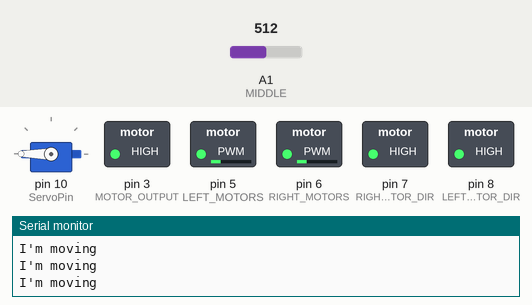
The sketch below on a simulated Arduino Uno, built with avr-gcc and run on an emulated ATmega328P. On the bench: servo, switched loads named in the sketch (green lamp = pin HIGH), the last lines printed to the serial monitor. The inputs (shaded band) are chosen by the test bench; at power-on: A1 (MIDDLE) = 512.

Above: at 1.2 s.
1.3 s: A1 (MIDDLE) set to 419
4.3 s: A1 (MIDDLE) set to 384
6.2 s: A1 (MIDDLE) set to 410
At 6.36 s:
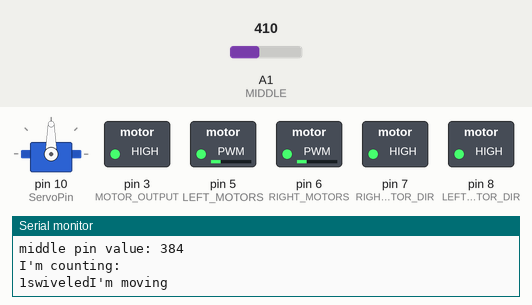
Timing chart, 0 to 9.2 s (numbered marks = the images above; inputs shaded):
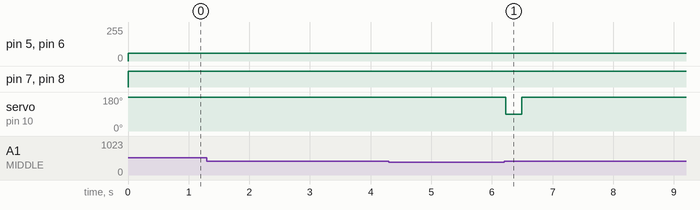

Measured:
- after the input at 6.2 s, servo on pin 10 (ServoPin): 180° → 90° at once, → 180° 0.26 s later

The sketch:

ControlSystemsChallenge.ino
```cpp
#include <NewPing.h>
#include <Servo.h>

// Define all of the pins used.  These are NOT up to us, but rather what Elegoo decided.  Don't change.
// If your car doesn't function properly  with these pins, please double check your pin connections.
const int LEFT_MOTORS = 5; // pin that controls the speed of the 2 left side motors - PWM pin
const int RIGHT_MOTORS = 6; // pin that controls the speed of the 2 right side motors - PWM pin
const int LEFT_MOTOR_DIR = 8; // pin that controls the polarity, or direction, of the 2 left side motors (HIGH = forward, LOW = backward)
const int RIGHT_MOTOR_DIR = 7; // pin that controls the polarity, or direction, of the 2 right side motors (HIGH = forward, LOW = backward)
const int MOTOR_OUTPUT = 3; // controls whether the motors are allowed to run or not
const int ServoPin = 10 ; // pin that connects to Servo motor (other servo wires connect to power)
const int TriggerPin = 13 ; //middle pin on ultasonic sensor
const int EchoPin = 12 ; // middle pin on ultrasonic sensor
// IR Detector Pins
const int RIGHT = A0;
const int MIDDLE = A1;
const int LEFT = A2;

// Threshold values for IR detection
// ran another code to find out these values - black is usually in between 200-300
const int THRESHOLD_ABOVE_IS_BLACK = 100;
const int THRESHOLD_ABOVE_IS_NOISE = 400;

// The number of lines your car should detect. This value should not be changed.
const int numLine = 7; // 2-8
const int distVal = 9; //5-25

// TODO: Make a global counter to represent the number of counted lines (this integer is not constant)
int globalCounter = 0;

NewPing sonar (TriggerPin, EchoPin, 30); // 30 is max distance to start detecting - should be greater than distval
Servo servo;

void forward (int speed) {
  digitalWrite(MOTOR_OUTPUT, HIGH);
  digitalWrite(LEFT_MOTOR_DIR, HIGH);
  digitalWrite(RIGHT_MOTOR_DIR, HIGH);
  analogWrite(LEFT_MOTORS, speed);
  analogWrite(RIGHT_MOTORS, speed);
}
void off(){
  digitalWrite(MOTOR_OUTPUT, LOW); // to call when i want to turn the robot off
}
void setup() {
  // put your setup code here, to run once:

  pinMode(MOTOR_OUTPUT, OUTPUT);
  pinMode(LEFT_MOTOR_DIR, OUTPUT);
  pinMode(RIGHT_MOTOR_DIR, OUTPUT);
  pinMode(RIGHT_MOTOR_DIR, OUTPUT);
  pinMode(LEFT_MOTORS, OUTPUT);
  pinMode(RIGHT_MOTORS, OUTPUT);
  pinMode(RIGHT, INPUT);
  pinMode(LEFT, INPUT);
  pinMode(MIDDLE, INPUT);
  digitalWrite(MOTOR_OUTPUT, HIGH);
  servo.attach(ServoPin);
  servo.write (180); //this integer is an angle on a scale from 0 (complete left) to 180 (complete right)
  // The line below is important for debugging
  Serial.begin(9600);
}

void loop() {
  while (globalCounter <= numLine) { //safety line?? in case the exit function at the end doesn't work: program will only run if the count is less than 2
    forward(60);
    Serial.println("I'm moving");
      //delay(250);
  // TODO: Establish a boolean or integer variable to keep track of whether a black line was observed or not
  // TODO: Get an initial IR reading
    bool blackline = 0;
    int middlePin = analogRead(MIDDLE);


    while (middlePin >= THRESHOLD_ABOVE_IS_BLACK && middlePin <= THRESHOLD_ABOVE_IS_NOISE) {
    blackline = 1;
    //Serial.println("black line!");
    Serial.print("middle pin value: ");
    Serial.println(middlePin);

    middlePin = analogRead(MIDDLE); // this  line is important :) otherwise the program will stay in the while loop
    }
    if (blackline == 1) {
      globalCounter++;
      Serial.println("I'm counting:");
      Serial.print(globalCounter);

     //swivel servo
      int angle = map(blackline, 0, 1, 180, 90);
      servo.write(angle);
      Serial.print("swiveled");
      delay(250);
      servo.write(180);
    }
    if (globalCounter >= numLine){
      off();
      delay(300);
      break;// stops the function after have counted numLine lines
    }
  }


  servo.write(90);
  int cm = sonar.ping_cm();

  while (cm >= distVal || cm == 0) {
    forward(50);
    cm = sonar.ping_cm(); //reads Ultrasonic sensor every iteration; allows break
  }

  off(); //outside of all while loops; default

}
```
